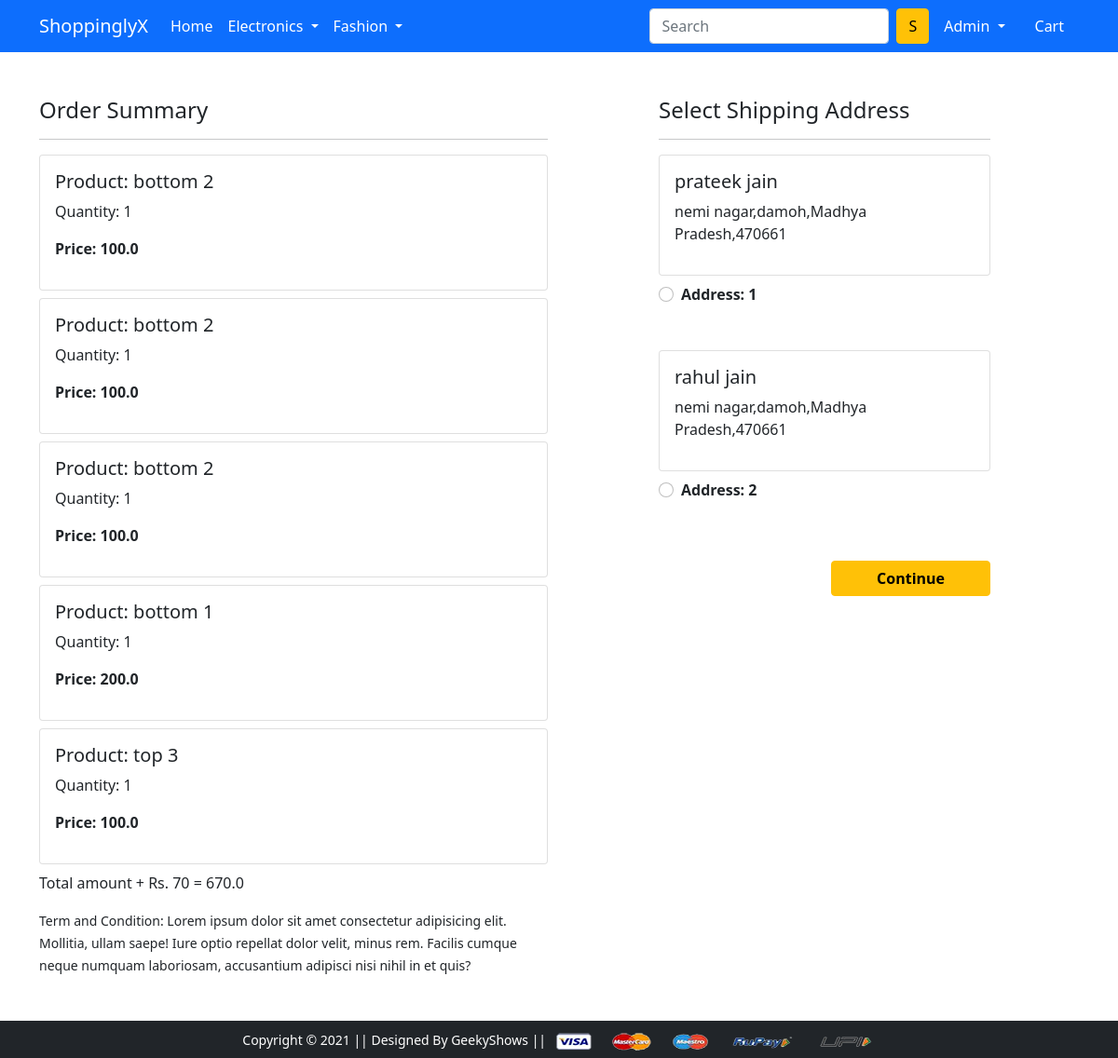
The app's page /checkout/ (signed in) with its own data.
### app/models.py (models this page shows, shortened)
class Cart(models.Model):
    user = models.ForeignKey(User, on_delete=models.CASCADE)
    product = models.ForeignKey(Product,on_delete=models.CASCADE)
    quantity = models.PositiveIntegerField(default=1)
    @property
    def total_cost(self):
        return self.quantity * self.product.discounted_price

class Product(models.Model):
    title = models.CharField(max_length=100)
    selling_price = models.FloatField()
    discounted_price = models.FloatField()
    description = models.TextField()
    brand = models.CharField(max_length=100)
    category = models.CharField(choices=CATEGORY_CHOICES,max_length=3)
    product_image = models.ImageField(upload_to='productimg')

class Customer(models.Model):
    user = models.ForeignKey(User,on_delete=models.CASCADE)
    name = models.CharField(max_length=200)
    locality = models.CharField(max_length=200)
    city = models.CharField(max_length=50)
    zipcode = models.IntegerField()
    state = models.CharField(choices=state_choices,max_length=50)

### app/views.py (the view)
# urls.py: path('checkout/', views.checkout, name='checkout'),
@login_required
def checkout(request):
    user = request.user
    add = Customer.objects.filter(user=user)
    cart_items = Cart.objects.filter(user=user)
    amount = 0.0
    shipping_amount = 70.0
    totalamount = 0.0
    cart_product = [p for p in Cart.objects.all() if p.user == request.user]
    if cart_product:
        for p in cart_product:
            tempamount=(p.quantity * p.product.discounted_price)
            amount+= tempamount
        totalamount = amount + shipping_amount
    return render(request, 'app/checkout.html',{'add':add,'totalamount':totalamount,'cart_items':cart_items})

### app/templates/app/checkout.html (shortened to what this page needs)
{% extends 'app/base.html' %}
{% load static %}
{% block main-content %}
<div class="container">
 <div class="row mt-5">
  <div class="col-sm-6">
    <h4>Order Summary</h4>
    <hr>
    {% for item in cart_items %}
      <div class="card mb-2">
        <div class="card-body">
          <h5>Product: {{item.product.title}}</h5>
          <p>Quantity: {{item.quantity}}</p>
          <p class="fw-bold">Price: {{item.total_cost}}</p>
        </div>
      </div>
      {% endfor %}
      <p class="fw - bold">Total amount + Rs. 70 = {{totalamount}}</p>
    <small>Term and Condition: Lorem ipsum dolor sit amet consectetur adipisicing elit. Mollitia, ullam saepe! Iure optio repellat dolor velit, minus rem. Facilis cumque neque numquam laboriosam, accusantium adipisci nisi nihil in et quis?</small>
  </div>
  <div class="col-sm-4 offset-sm-1">
    <h4>Select Shipping Address</h4>
    <hr>
    <form action="/paymentdone">
      {% for ad in add  %}
      <div class="card">
        <div class="card-body">
        <h5>{{ad.name}}</h5>
        <p>{{ad.locality}},{{ad.city}},{{ad.state}},{{ad.zipcode}}</p>
        </div>
      </div>
        <div class="form-check mt-2 mb-5">
          <input class="form-check-input" type="radio" name="custid" id="custadd{{forloop.counter}}" value="{{ad.id}}">
          <label class="form-check-label fw-bold" for="custadd{{forloop.counter}}">
            Address: {{forloop.counter}} </label>
        </div>
        {% endfor %}
        <div class="text-end">
          <button type="submit" class="btn btn-warning mt-3 px-5 fw-bold">Continue</button>
        </div>
      </form>
    </div>
  </div>
</div>
{% endblock main-content %}

### app/templates/app/base.html (shortened to what this page needs)
<!doctype html>
{% load static %}
<html lang="en">
  <head>
    <link href="https://cdn.jsdelivr.net/npm/bootstrap@5.0.0-beta1/dist/css/bootstrap.min.css" rel="stylesheet">
    <link rel="stylesheet" href="{% static 'app/css/owl.carousel.min.css' %}">
    <link rel="stylesheet" href="{% static 'app/css/all.min.css' %}">
    <link rel="stylesheet" href="{% static 'app/css/style.css' %}">
  </head>
  <body>
    <nav class="navbar navbar-expand-lg navbar-dark bg-primary">
     <div class="container">
       <a class="navbar-brand" href="/">ShoppinglyX</a>
       <div class="collapse navbar-collapse" id="navbarSupportedContent">
         <ul class="navbar-nav me-auto mb-2 mb-lg-0">
           <li class="nav-item">
             <a class="nav-link active" aria-current="page" href="/">Home</a>
           </li>
           <li class="nav-item dropdown">
             <a class="nav-link dropdown-toggle text-white" href="#" id="electronicsDropdown" role="button" data-bs-toggle="dropdown" aria-expanded="false">
               Electronics
             </a>
           </li>
           <li class="nav-item dropdown">
             <a class="nav-link dropdown-toggle text-white" href="#" id="fashionDropdown" role="button" data-bs-toggle="dropdown" aria-expanded="false">
               Fashion
             </a>
           </li>
         </ul>
         <form class="d-flex">
           <input class="form-control me-2" type="search" placeholder="Search" aria-label="Search">
           <button class="btn btn-warning" type="submit">S</button>
         </form>
         <div>
          <ul class="navbar-nav me-auto mb-2 mb-lg-0">
            {% if request.user.is_authenticated %}
              <li class="nav-item dropdown mx-2">
              <a class="nav-link dropdown-toggle text-white" href="#" id="profileDropdown" role="button" data-bs-toggle="dropdown" aria-expanded="false">
                {{request.user.username|capfirst}}
              </a>
            </li>
            <li class="nav-item mx-2">
             <a href="{% url 'showcart' %}" class="nav-link text-white"> Cart </a>
            </li>
          {% endif %}
          </ul>
         </div>
       </div>
     </div>
    </nav>
    {% block main-content %} {% endblock main-content %}
    <footer class="container-fluid bg-dark text-center p-2 mt-5">
        <small class="text-white">Copyright &copy; 2021 || Designed By GeekyShows || </small>
        <img src="{% static 'app/images/payment.png' %}" alt="" srcset="" class="img-fluid" height="2px">
    </footer>
  </body>
</html>

### records on screen
Cart: product "bottom 2", quantity "1", total_cost "100.0"
Cart: product "bottom 2", quantity "1", total_cost "100.0"
Cart: product "bottom 2", quantity "1", total_cost "100.0"
Cart: product "bottom 1", quantity "1", total_cost "200.0"
Cart: product "top 3", quantity "1", total_cost "100.0"
Customer: name "prateek jain", locality "nemi nagar", city "damoh", state "Madhya Pradesh", zipcode "470661"
Customer: name "rahul jain", locality "nemi nagar", city "damoh", state "Madhya Pradesh", zipcode "470661"

### other values on screen
{{ request.user.username|capfirst }} "Admin"
{{ totalamount }} "670.0"
